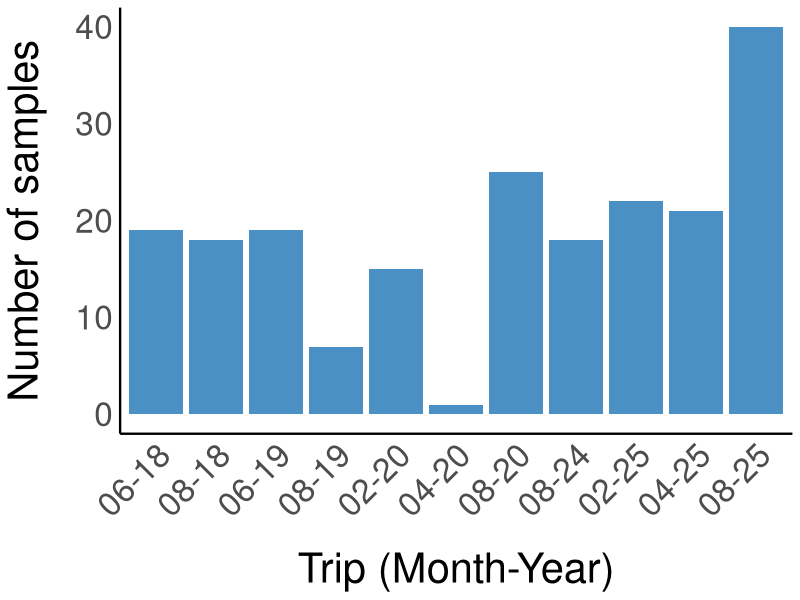

This chart was generated by the following R code: (Note: this script raises an error after producing the figure.)
## ---- chunk 1
#| include: false
library(patchwork)
library(broom)
library(tidyverse)
library(GGally)
library(maps)
library(rnaturalearth)
library(sf)


my_theme <- theme_minimal() +
  theme(
    axis.title.x = element_text(size = 30, margin = margin(t = 20)),
    axis.title.y = element_text(size = 30, margin = margin(r = 20)),
    axis.text.x = element_text(size = 24),
    axis.text.y = element_text(size = 24),
    panel.grid.major = element_blank(),
    panel.grid.minor = element_blank(),
    panel.background = element_blank(),
    plot.background = element_blank(),
    legend.title = element_text(size = 30, face = "bold"),
    legend.text = element_text(size = 24),
    strip.text = element_text(size = 30, face = "bold"),
    axis.line = element_line(colour = "black", linewidth = 0.8)) 

cbf <- c("orange", "#56B4E9", "#009E73", "#F0E442","pink")

## ---- chunk 2
#| echo: true
lab_outputs<-read.csv("Lab_outputs.csv",header=TRUE)
head(lab_outputs)
lab_outputs <- lab_outputs[, 1:(ncol(lab_outputs) - 4)]

metadata<-read.csv("Metadata.csv",header=TRUE)
metadata <- metadata %>%
  mutate(Turtle_ID = row_number())

lab_outputs <- lab_outputs %>%
  mutate(Sample_ID = case_when(
    Sample_type == "Blood" ~ sub("^RBC([0-9]+)[a-zA-Z]$", "\\1", Sample_name), 
    Sample_type == "Skin"  ~ Sample_name,                       
    TRUE ~ Sample_name
  ))
head(lab_outputs)

blood_labs <- lab_outputs %>%
  filter(Sample_type == "Blood") %>%
  mutate(Sample_ID = as.integer(Sample_ID)) %>%
  left_join(metadata %>% select(Blood_RB, Sex, Life_stage, Date, Mass, Adipose_perc,Turtle_ID, Latitude, Longitude),
            by = c("Sample_ID" = "Blood_RB")) %>%
  mutate(Sample_ID = as.character(Sample_ID))

skin_labs <- lab_outputs %>%
  filter(Sample_type == "Skin") %>%
  left_join(metadata %>% select(Biopsy_no, Genetics_no, Sex, Life_stage, Date, Mass,Adipose_perc,Turtle_ID, Latitude, Longitude) %>%
              pivot_longer(c(Biopsy_no, Genetics_no), values_to = "Sample_ID") %>%
              select(-name),
            by = "Sample_ID")

SIA_full <- bind_rows(blood_labs, skin_labs) %>%
  select(-Sample_ID)

SIA_full <- SIA_full %>%
  mutate(
    Month = month(Date),
    Season = if_else(Month %in% 11:12 | Month %in% 1:4, "Wet", "Dry")
  )
SIA_full$Date <- as.Date(SIA_full$Date, format = "%d/%m/%Y")
SIA_full$Year <- year(SIA_full$Date)
SIA_full$Year <- as.factor(SIA_full$Year)
SIA_full <- SIA_full %>%
  mutate(Mass = as.numeric(Mass))

head(SIA_full)
## ---- chunk 3
SIA_full %>%
  group_by(Sample_type, Sex, Season) %>%
  summarise(
    mean_C = round(mean(C, na.rm = TRUE), 2),
    sd_C   = round(sd(C, na.rm = TRUE), 2),
    mean_N = round(mean(N, na.rm = TRUE), 2),
    sd_N   = round(sd(N, na.rm = TRUE), 2),
    n      = n(),
    .groups = "drop"
  )
## ---- chunk 4

SIA_full <- SIA_full %>%
  mutate(Month_Year = format(Date, "%m-%y")) %>%
  mutate(Month_Year = factor(Month_Year, levels = unique(Month_Year[order(Date)])))
SIA_full %>%
  ggplot(aes(x = Month_Year)) +
  geom_bar(fill = "#4A90C4") +
  labs(
    x = "Trip (Month-Year)",
    y = "Number of samples"
  ) +
  my_theme +
  theme(axis.text.x = element_text(angle = 45, hjust = 1))
## ---- chunk 5
SIA_full$Longitude <- as.numeric(as.character(SIA_full$Longitude))
SIA_full$Location <- ifelse(SIA_full$Longitude < 122.07, "EP", "RB")

world <- ne_countries(scale = "medium", returnclass = "sf")

geo.box <- c(xmin= 110, xmax= 140, ymin= -23, ymax= -8)
sf::sf_use_s2(FALSE)
aus_map <- sf::read_sf("~/Documents/Murdoch/Data/Chapter 1/Additional_tracks/Final/gshhg-shp-2.3.7/GSHHS_shp/f/GSHHS_f_L1.shp") %>% st_crop(geo.box)

ggplot() +
  geom_sf(data = aus_map, fill = "grey90", color = "grey40") +
  geom_point(data = SIA_full, aes(x = Longitude, y = Latitude, color = Location),
             size = 2) +
  coord_sf(xlim = c(121.9, 122.4),
           ylim = c(-18.3, -17.8)) +
  theme_minimal() +
  labs(x = "Longitude", y = "Latitude", color = "Location")

SIA_full$Location<-as.factor(SIA_full$Location)

## ---- chunk 6
#| echo: true

SIA_biopsy<-SIA_full[SIA_full$Sample_type=="Skin",]
## ---- chunk 7
SIA_biopsy %>%
  select(C, N, Mass, Season) %>%
  ggpairs()
## ---- chunk 8
SIA_biopsy %>%
  group_by(Year, Sex) %>%
  summarise(mean_C = mean(C, na.rm = TRUE),
            se_C = sd(C, na.rm = TRUE) / sqrt(n()),
            n = n(),
            .groups = "drop") %>%
  ggplot(aes(x = Year, y = mean_C, colour = Sex, group = Sex)) +
  geom_point(size = 5) +
  geom_errorbar(aes(ymin = mean_C - se_C, ymax = mean_C + se_C), width = 0.3, alpha = 0.6)+
  scale_colour_manual(values = c("#4A90C4", "darkgreen")) +
  labs(
    x = "Year",
    y = "Mean dC",
    colour = "Sex"
  ) +
  my_theme + 
  theme(axis.text.x = element_text(angle = 45, hjust = 1))

SIA_biopsy %>%
  group_by(Year, Sex) %>%
  summarise(mean_N = mean(N, na.rm = TRUE),
            se_N = sd(N, na.rm = TRUE) / sqrt(n()),
            n = n(),
            .groups = "drop") %>%
  ggplot(aes(x = Year, y = mean_N, colour = Sex, group = Sex)) +
  geom_point(size = 5) +
  geom_errorbar(aes(ymin = mean_N - se_N, ymax = mean_N + se_N), width = 0.3, alpha = 0.6)+
  scale_colour_manual(values = c("#4A90C4", "darkgreen")) +  
  labs(
    x = "Year",
    y = "Mean dN",
    colour = "Sex"
  ) +
  my_theme + 
  theme(axis.text.x = element_text(angle = 45, hjust = 1))

## ---- chunk 9
#| echo: true
SIA_biopsy %>%
  ggplot(aes(x = C, y = N, colour = Season, shape = Sex)) +
  geom_point(size = 3, alpha = 0.7) +
  facet_wrap(~Year)

first.plot <- ggplot(data = SIA_biopsy, 
                   mapping = aes(x = C, 
                                 y = N)) + 
  geom_point(aes(color = Year, shape = Year), size = 5) +
  ylab(expression(paste(delta^{15}, "N (\u2030)"))) +
  xlab(expression(paste(delta^{13}, "C (\u2030)"))) + 
  theme(text = element_text(size=20))

classic.first.plot <- first.plot + theme_classic() + 
  theme(text = element_text(size=35)) + 
  coord_equal() + 
  theme(axis.ticks.length = unit(-0.2, "cm")) +
  scale_colour_viridis_d(end = 0.9)
print(classic.first.plot)

fbmeans <- SIA_biopsy %>% 
  group_by(Year) %>% 
  summarise(count = n(),
            mC = mean(C), 
            sdC = sd(C), 
            mN = mean(N), 
            sdN = sd(N) )
print(fbmeans)

second.plot <- first.plot + 
  geom_errorbar(data = fbmeans, 
                mapping = aes(x = mC, y = mN,
                              ymin = mN - 1.96*sdN, 
                              ymax = mN + 1.96*sdN), 
                width = 0)+
  geom_errorbarh(data = fbmeans, 
                 mapping = aes(x = mC, y = mN,
                               xmin = mC - 1.96*sdC,
                               xmax = mC + 1.96*sdC),
                 height = 0) + 
  geom_point(data = fbmeans, aes(x = mC, 
                                 y = mN,
                                 fill = Year), 
             color = "black", shape = 22, size = 5,
             alpha = 0.7, show.legend = FALSE) + 
  coord_equal()
print(second.plot)

p.ell <- 0.95

ellipse.plot3 <- first.plot + 
  stat_ellipse(aes(group =Year, 
                   fill = Year, 
                   color = Year), 
               alpha = 0.25, 
               level = p.ell,
               type = "t",
               geom = "polygon")
print(ellipse.plot3)
## ---- chunk 10
#| echo: true
first.plot <- ggplot(data = SIA_biopsy, 
                   mapping = aes(x = C, 
                                 y = N)) + 
  geom_point(aes(color = Sex, shape = Sex), size = 5) +
  ylab(expression(paste(delta^{15}, "N (\u2030)"))) +
  xlab(expression(paste(delta^{13}, "C (\u2030)"))) + 
  theme(text = element_text(size=20))

classic.first.plot <- first.plot + theme_classic() + 
  theme(text = element_text(size=35)) + 
  coord_equal() + 
  theme(axis.ticks.length = unit(-0.2, "cm")) +
  scale_colour_viridis_d(end = 0.9)
print(classic.first.plot)

fbmeans <- SIA_biopsy %>% 
  group_by(Sex) %>% 
  summarise(count = n(),
            mC = mean(C), 
            sdC = sd(C), 
            mN = mean(N), 
            sdN = sd(N) )
print(fbmeans)

second.plot <- first.plot + 
  geom_errorbar(data = fbmeans, 
                mapping = aes(x = mC, y = mN,
                              ymin = mN - 1.96*sdN, 
                              ymax = mN + 1.96*sdN), 
                width = 0)+
  geom_errorbarh(data = fbmeans, 
                 mapping = aes(x = mC, y = mN,
                               xmin = mC - 1.96*sdC,
                               xmax = mC + 1.96*sdC),
                 height = 0) + 
  geom_point(data = fbmeans, aes(x = mC, 
                                 y = mN,
                                 fill = Sex), 
             color = "black", shape = 22, size = 5,
             alpha = 0.7, show.legend = FALSE) + 
  coord_equal()
print(second.plot)

p.ell <- 0.95

ellipse.plot3 <- first.plot + 
  stat_ellipse(aes(group =Sex, 
                   fill = Sex, 
                   color = Sex), 
               alpha = 0.25, 
               level = p.ell,
               type = "t",
               geom = "polygon")
print(ellipse.plot3)
## ---- chunk 11
#| echo: true
first.plot <- ggplot(data = SIA_biopsy, 
                   mapping = aes(x = C, 
                                 y = N)) + 
  geom_point(aes(color = Year), size = 5) +
  facet_wrap(~Sex)+
  ylab(expression(paste(delta^{15}, "N (\u2030)"))) +
  xlab(expression(paste(delta^{13}, "C (\u2030)"))) + 
  theme(text = element_text(size=20))

classic.first.plot <- first.plot + theme_classic() + 
  theme(text = element_text(size=35)) + 
  coord_equal() + 
  theme(axis.ticks.length = unit(-0.2, "cm")) +
  scale_colour_viridis_d(end = 0.9)
print(classic.first.plot)

fbmeans <- SIA_biopsy %>% 
  group_by(Year, Sex) %>% 
  summarise(count = n(),
            mC = mean(C), 
            sdC = sd(C), 
            mN = mean(N), 
            sdN = sd(N) )
print(fbmeans)

second.plot <- first.plot + 
  geom_errorbar(data = fbmeans, 
                mapping = aes(x = mC, y = mN,
                              ymin = mN - 1.96*sdN, 
                              ymax = mN + 1.96*sdN), 
                width = 0)+
  geom_errorbarh(data = fbmeans, 
                 mapping = aes(x = mC, y = mN,
                               xmin = mC - 1.96*sdC,
                               xmax = mC + 1.96*sdC),
                 height = 0) + 
  geom_point(data = fbmeans, aes(x = mC, 
                                 y = mN,
                                 fill = Year), 
             color = "black", shape = 22, size = 5,
             alpha = 0.7, show.legend = FALSE) + 
  coord_equal()
print(second.plot)

p.ell <- 0.95

ellipse.plot3 <- first.plot + 
  stat_ellipse(aes(group =Year, 
                   fill = Year, 
                   color = Year), 
               alpha = 0.25, 
               level = p.ell,
               type = "t",
               geom = "polygon")
print(ellipse.plot3)
## ---- chunk 12
#| echo: true
first.plot <- ggplot(data = SIA_biopsy, 
                   mapping = aes(x = C, 
                                 y = N)) + 
  geom_point(aes(color = Year, shape = Season), size = 5) +
  facet_wrap(~Sex)+
  ylab(expression(paste(delta^{15}, "N (\u2030)"))) +
  xlab(expression(paste(delta^{13}, "C (\u2030)"))) + 
  theme(text = element_text(size=20))

classic.first.plot <- first.plot + theme_classic() + 
  theme(text = element_text(size=35)) + 
  coord_equal() + 
  theme(axis.ticks.length = unit(-0.2, "cm")) +
  scale_colour_viridis_d(end = 0.9)
print(classic.first.plot)

fbmeans <- SIA_biopsy %>% 
  group_by(Year, Sex, Season) %>% 
  summarise(count = n(),
            mC = mean(C), 
            sdC = sd(C), 
            mN = mean(N), 
            sdN = sd(N) )
print(fbmeans)

second.plot <- first.plot + 
  geom_errorbar(data = fbmeans, 
                mapping = aes(x = mC, y = mN,
                              ymin = mN - 1.96*sdN, 
                              ymax = mN + 1.96*sdN), 
                width = 0)+
  geom_errorbarh(data = fbmeans, 
                 mapping = aes(x = mC, y = mN,
                               xmin = mC - 1.96*sdC,
                               xmax = mC + 1.96*sdC),
                 height = 0) + 
  geom_point(data = fbmeans, aes(x = mC, 
                                 y = mN,
                                 fill = Year, shape = Season), 
             color = "black", shape = 22, size = 5,
             alpha = 0.7, show.legend = FALSE) + 
  coord_equal()
print(second.plot)

p.ell <- 0.95

ellipse.plot3 <- first.plot + 
  stat_ellipse(aes(group =interaction(Year, Season), 
                   fill = Year, 
                   color = Year,
                   linetype = Season), 
               alpha = 0.25, 
               level = p.ell,
               type = "t",
               geom = "polygon")
print(ellipse.plot3)
## ---- chunk 13
#| echo: true
SIA_biopsy %>% count(Year, Sex, Season)

mC <- lm(C ~ Year + Sex + Season, data = SIA_biopsy)
summary(mC)

shapiro.test(resid(mC))

par(mfrow = c(2,2))
plot(mC)

mN <- lm(N ~ Year + Sex + Season, data = SIA_biopsy)
summary(mN)

shapiro.test(resid(mN))

plot(mN)

mC <- lm(C ~ Year + Sex, data = SIA_biopsy)
summary(mC)

shapiro.test(resid(mC))

par(mfrow = c(2,2))
plot(mC)

mN <- lm(N ~ Year + Sex, data = SIA_biopsy)
summary(mN)

shapiro.test(resid(mN))

plot(mN)
## ---- chunk 14
#| echo: true

SIA_biopsy %>%
  ggplot(aes(x = C, y = Mass)) +
  geom_point(size = 5)

SIA_biopsy %>%
  ggplot(aes(x = N, y = Mass)) +
  geom_point(size = 5)
## ---- chunk 15
#| echo: true

SIA_blood<-SIA_full[SIA_full$Sample_type=="Blood",]
## ---- chunk 16
SIA_blood %>%
  select(C, N, Mass, Season) %>%
  ggpairs()
## ---- chunk 17

SIA_blood %>%
  group_by(Month_Year, Sex) %>%
  summarise(mean_C = mean(C, na.rm = TRUE),
            se_C = sd(C, na.rm = TRUE) / sqrt(n()),
            n = n(),
            .groups = "drop") %>%
  ggplot(aes(x = Month_Year, y = mean_C, colour = Sex, group = Sex)) +
  geom_point(size = 5) +
  geom_errorbar(aes(ymin = mean_C - se_C, ymax = mean_C + se_C), width = 0.3, alpha = 0.6)+
  scale_colour_manual(values = c("#4A90C4", "darkgreen")) +
  labs(
    x = "Month-Year",
    y = "Mean dC",
    colour = "Sex"
  ) +
  my_theme + 
  theme(axis.text.x = element_text(angle = 45, hjust = 1))

SIA_blood %>%
  group_by(Month_Year, Sex) %>%
  summarise(mean_N = mean(N, na.rm = TRUE),
            se_N = sd(N, na.rm = TRUE) / sqrt(n()),
            n = n(),
            .groups = "drop") %>%
  ggplot(aes(x = Month_Year, y = mean_N, colour = Sex, group = Sex)) +
  geom_point(size = 5) +
  geom_errorbar(aes(ymin = mean_N - se_N, ymax = mean_N + se_N), width = 0.3, alpha = 0.6)+
  scale_colour_manual(values = c("#4A90C4", "darkgreen")) +  
  labs(
    x = "Month-Year",
    y = "Mean dN",
    colour = "Sex"
  ) +
  my_theme + 
  theme(axis.text.x = element_text(angle = 45, hjust = 1))

## ---- chunk 18
#| echo: true
SIA_blood %>%
  ggplot(aes(x = C, y = N, colour = Season, shape = Season)) +
  geom_point(size = 3, alpha = 0.7) +
  facet_wrap(~Season)

first.plot <- ggplot(data = SIA_blood, 
                   mapping = aes(x = C, 
                                 y = N)) + 
  geom_point(aes(color = Season, shape = Season), size = 5) +
  ylab(expression(paste(delta^{15}, "N (\u2030)"))) +
  xlab(expression(paste(delta^{13}, "C (\u2030)"))) + 
  theme(text = element_text(size=20))

classic.first.plot <- first.plot + theme_classic() + 
  theme(text = element_text(size=35)) + 
  coord_equal() + 
  theme(axis.ticks.length = unit(-0.2, "cm")) +
  scale_colour_viridis_d(end = 0.9)
print(classic.first.plot)

fbmeans <- SIA_blood %>% 
  group_by(Season) %>% 
  summarise(count = n(),
            mC = mean(C), 
            sdC = sd(C), 
            mN = mean(N), 
            sdN = sd(N) )
print(fbmeans)

second.plot <- first.plot + 
  geom_errorbar(data = fbmeans, 
                mapping = aes(x = mC, y = mN,
                              ymin = mN - 1.96*sdN, 
                              ymax = mN + 1.96*sdN), 
                width = 0)+
  geom_errorbarh(data = fbmeans, 
                 mapping = aes(x = mC, y = mN,
                               xmin = mC - 1.96*sdC,
                               xmax = mC + 1.96*sdC),
                 height = 0) + 
  geom_point(data = fbmeans, aes(x = mC, 
                                 y = mN,
                                 fill = Season), 
             color = "black", shape = 22, size = 5,
             alpha = 0.7, show.legend = FALSE) + 
  coord_equal()
print(second.plot)

p.ell <- 0.95

ellipse.plot3 <- first.plot + 
  stat_ellipse(aes(group =Season, 
                   fill = Season, 
                   color = Season), 
               alpha = 0.25, 
               level = p.ell,
               type = "t",
               geom = "polygon")
print(ellipse.plot3)
## ---- chunk 19
#| echo: true
first.plot <- ggplot(data = SIA_blood, 
                   mapping = aes(x = C, 
                                 y = N)) + 
  geom_point(aes(color = Sex, shape = Sex), size = 5) +
  ylab(expression(paste(delta^{15}, "N (\u2030)"))) +
  xlab(expression(paste(delta^{13}, "C (\u2030)"))) + 
  theme(text = element_text(size=20))

classic.first.plot <- first.plot + theme_classic() + 
  theme(text = element_text(size=35)) + 
  coord_equal() + 
  theme(axis.ticks.length = unit(-0.2, "cm")) +
  scale_colour_viridis_d(end = 0.9)
print(classic.first.plot)

fbmeans <- SIA_blood %>% 
  group_by(Sex) %>% 
  summarise(count = n(),
            mC = mean(C), 
            sdC = sd(C), 
            mN = mean(N), 
            sdN = sd(N) )
print(fbmeans)

second.plot <- first.plot + 
  geom_errorbar(data = fbmeans, 
                mapping = aes(x = mC, y = mN,
                              ymin = mN - 1.96*sdN, 
                              ymax = mN + 1.96*sdN), 
                width = 0)+
  geom_errorbarh(data = fbmeans, 
                 mapping = aes(x = mC, y = mN,
                               xmin = mC - 1.96*sdC,
                               xmax = mC + 1.96*sdC),
                 height = 0) + 
  geom_point(data = fbmeans, aes(x = mC, 
                                 y = mN,
                                 fill = Sex), 
             color = "black", shape = 22, size = 5,
             alpha = 0.7, show.legend = FALSE) + 
  coord_equal()
print(second.plot)

p.ell <- 0.95

ellipse.plot3 <- first.plot + 
  stat_ellipse(aes(group =Sex, 
                   fill = Sex, 
                   color = Sex), 
               alpha = 0.25, 
               level = p.ell,
               type = "t",
               geom = "polygon")
print(ellipse.plot3)
## ---- chunk 20
#| echo: true
first.plot <- ggplot(data = SIA_blood, 
                   mapping = aes(x = C, 
                                 y = N)) + 
  geom_point(aes(color = Season), size = 5) +
  facet_wrap(~Sex)+
  ylab(expression(paste(delta^{15}, "N (\u2030)"))) +
  xlab(expression(paste(delta^{13}, "C (\u2030)"))) + 
  theme(text = element_text(size=20))

classic.first.plot <- first.plot + theme_classic() + 
  theme(text = element_text(size=35)) + 
  coord_equal() + 
  theme(axis.ticks.length = unit(-0.2, "cm")) +
  scale_colour_viridis_d(end = 0.9)
print(classic.first.plot)

fbmeans <- SIA_biopsy %>% 
  group_by(Year, Sex) %>% 
  summarise(count = n(),
            mC = mean(C), 
            sdC = sd(C), 
            mN = mean(N), 
            sdN = sd(N) )
print(fbmeans)

second.plot <- first.plot + 
  geom_errorbar(data = fbmeans, 
                mapping = aes(x = mC, y = mN,
                              ymin = mN - 1.96*sdN, 
                              ymax = mN + 1.96*sdN), 
                width = 0)+
  geom_errorbarh(data = fbmeans, 
                 mapping = aes(x = mC, y = mN,
                               xmin = mC - 1.96*sdC,
                               xmax = mC + 1.96*sdC),
                 height = 0) + 
  geom_point(data = fbmeans, aes(x = mC, 
                                 y = mN,
                                 fill = Year), 
             color = "black", shape = 22, size = 5,
             alpha = 0.7, show.legend = FALSE) + 
  coord_equal()
print(second.plot)

p.ell <- 0.95

ellipse.plot3 <- first.plot + 
  stat_ellipse(aes(group =Year, 
                   fill = Year, 
                   color = Year), 
               alpha = 0.25, 
               level = p.ell,
               type = "t",
               geom = "polygon")
print(ellipse.plot3)
## ---- chunk 21
#| echo: true
first.plot <- ggplot(data = SIA_blood, 
                   mapping = aes(x = C, 
                                 y = N)) + 
  geom_point(aes(color = Month_Year), size = 5) +
  facet_wrap(~Sex)+
  ylab(expression(paste(delta^{15}, "N (\u2030)"))) +
  xlab(expression(paste(delta^{13}, "C (\u2030)"))) + 
  theme(text = element_text(size=20))

classic.first.plot <- first.plot + theme_classic() + 
  theme(text = element_text(size=35)) + 
  coord_equal() + 
  theme(axis.ticks.length = unit(-0.2, "cm")) +
  scale_colour_viridis_d(end = 0.9)
print(classic.first.plot)

fbmeans <- SIA_blood %>% 
  group_by(Month_Year, Sex) %>% 
  summarise(count = n(),
            mC = mean(C), 
            sdC = sd(C), 
            mN = mean(N), 
            sdN = sd(N) )
print(fbmeans)

second.plot <- first.plot + 
  geom_errorbar(data = fbmeans, 
                mapping = aes(x = mC, y = mN,
                              ymin = mN - 1.96*sdN, 
                              ymax = mN + 1.96*sdN), 
                width = 0)+
  geom_errorbarh(data = fbmeans, 
                 mapping = aes(x = mC, y = mN,
                               xmin = mC - 1.96*sdC,
                               xmax = mC + 1.96*sdC),
                 height = 0) + 
  geom_point(data = fbmeans, aes(x = mC, 
                                 y = mN,
                                 fill = Month_Year), 
             color = "black", shape = 22, size = 5,
             alpha = 0.7, show.legend = FALSE) + 
  coord_equal()
print(second.plot)

p.ell <- 0.95

ellipse.plot3 <- first.plot + 
  stat_ellipse(aes(group = Month_Year, 
                   fill = Month_Year, 
                   color = Month_Year,
                   linetype = Month_Year), 
               alpha = 0.25, 
               level = p.ell,
               type = "t",
               geom = "polygon")
print(ellipse.plot3)
## ---- chunk 22
#| echo: true
SIA_blood %>% count(Year, Sex, Season)

mC <- lm(C ~ Year + Sex + Season, data = SIA_blood)
summary(mC)

shapiro.test(resid(mC))

par(mfrow = c(2,2))
plot(mC)

mN <- lm(N ~ Year + Sex + Season, data = SIA_blood)
summary(mN)

shapiro.test(resid(mN))

plot(mN)

## ---- chunk 23
#| echo: true

SIA_blood %>%
  ggplot(aes(x = C, y = Mass)) +
  geom_point(size = 5)

SIA_blood %>%
  ggplot(aes(x = N, y = Mass)) +
  geom_point(size = 5)

summary(lm(C ~ Mass + Season, data = SIA_blood))
summary(lm(N ~ Mass +  Season, data = SIA_blood))

#Significant effect of mass for nitrogen, both significant when you take out sex

SIA_blood %>%
  ggplot(aes(x = C, y = Adipose_perc)) +
  geom_point(size = 5)

SIA_blood %>%
  ggplot(aes(x = N, y = Adipose_perc)) +
  geom_point(size = 5)

summary(lm(C ~ Adipose_perc + Sex, data = SIA_blood))
summary(lm(N ~ Adipose_perc +  Sex, data = SIA_blood))
## ---- chunk 24
paired_ids <- SIA_full %>%
  group_by(Turtle_ID) %>%
  summarise(has_skin = any(Sample_type == "Skin"),
            has_blood = any(Sample_type == "Blood")) %>%
  filter(has_skin & has_blood) %>%
  pull(Turtle_ID)

SIA_both <- SIA_full %>%
  filter(Turtle_ID %in% paired_ids)

n_distinct(SIA_both$Turtle_ID)

head(SIA_both)

#TDFS

discrim <- tribble(
  ~Sample_type, ~Isotope, ~TDF, ~TDF_sd,
  "Blood", "C", 0.46, 0.35,
  "Blood", "N", 1.49, 0.76,
  "Skin",  "C", 2.26, 0.61,
  "Skin",  "N", 1.85, 0.50
)

SIA_both_corrected <- SIA_both %>%
  left_join(discrim %>% filter(Isotope == "C") %>% select(Sample_type, TDF_C = TDF), by = "Sample_type") %>%
  left_join(discrim %>% filter(Isotope == "N") %>% select(Sample_type, TDF_N = TDF), by = "Sample_type") %>%
  mutate(C_diet = C - TDF_C,
         N_diet = N - TDF_N)

SIA_both_long <- SIA_both_corrected %>%
  select(Turtle_ID, Sample_type, C, N) %>%
  pivot_longer(cols = c(C, N), names_to = "Isotope", values_to = "Value") %>%
  mutate(Sample_type = factor(Sample_type, levels = c("Blood", "Skin")))

ggplot(SIA_both_long, aes(x = Sample_type, y = Value, group = Turtle_ID)) +
  geom_line(alpha = 0.3, colour = "grey40") +
  geom_point(aes(colour = Sample_type), size = 4, alpha = 0.8) +
  facet_wrap(~Isotope, scales = "free_y", 
             labeller = as_labeller(c(C = "δ13C (‰)", N = "δ15N (‰)"))) +
  scale_colour_manual(values = c("#4A90C4", "darkgreen")) +
  labs(x = "Tissue", y = NULL, colour = "Tissue") +
  my_theme


#48 individuals with both biopsy and bloods

first.plot <- ggplot(data = SIA_both_corrected, 
                   mapping = aes(x = C_diet, y = N_diet)) + 
  geom_point(aes(color = Sample_type), size = 5) +
  ylab(expression(paste(delta^{15}, "N (\u2030)"))) +
  xlab(expression(paste(delta^{13}, "C (\u2030)"))) + 
  theme(text = element_text(size = 20))

classic.first.plot <- first.plot + theme_classic() + 
  theme(text = element_text(size = 35)) + 
  coord_equal() + 
  theme(axis.ticks.length = unit(-0.2, "cm")) +
  scale_colour_manual(values = c("#4A90C4", "darkgreen"))
print(classic.first.plot)

fbmeans <- SIA_both_corrected %>% 
  group_by(Sample_type) %>% 
  summarise(count = n(),
            mC = mean(C_diet), sdC = sd(C_diet), 
            mN = mean(N_diet), sdN = sd(N_diet))
print(fbmeans)

second.plot <- first.plot + 
  geom_errorbar(data = fbmeans, 
                mapping = aes(x = mC, y = mN,
                              ymin = mN - 1.96*sdN, 
                              ymax = mN + 1.96*sdN), 
                width = 0) +
  geom_errorbarh(data = fbmeans, 
                 mapping = aes(x = mC, y = mN,
                               xmin = mC - 1.96*sdC,
                               xmax = mC + 1.96*sdC),
                 height = 0) + 
  geom_point(data = fbmeans, aes(x = mC, y = mN, fill = Sample_type), 
             color = "black", shape = 22, size = 6,
             alpha = 0.9, show.legend = FALSE) + 
  coord_equal()
print(second.plot)

ellipse.plot3 <- first.plot + 
  stat_ellipse(aes(group = Sample_type, 
                   fill = Sample_type, 
                   color = Sample_type), 
               alpha = 0.25, 
               level = p.ell,
               type = "t",
               geom = "polygon") +
  coord_equal()
print(ellipse.plot3)
## ---- chunk 25
individual_shift <- SIA_both_corrected %>%
  select(Turtle_ID, Sample_type, C_diet, N_diet) %>%
  pivot_wider(names_from = Sample_type, values_from = c(C_diet, N_diet)) %>%
  mutate(
    C_shift = C_diet_Skin - C_diet_Blood,   # positive = long-term diet more 13C-enriched than recent
    N_shift = N_diet_Skin - N_diet_Blood    # positive = long-term diet higher trophic level than recent
  )

individual_shift %>%
  ggplot(aes(x = C_shift)) +
  geom_histogram(bins = 15, fill = "#4A90C4", colour = "white") +
  geom_vline(xintercept = 0, linetype = "dashed", colour = "grey30") +
  labs(x = "Skin − Blood δ13C shift (diet-corrected, ‰)", y = "Number of individuals") +
  my_theme

shift_model <- lm(C_shift ~ Sex + Year, data = individual_shift %>% left_join(SIA_both_corrected %>% distinct(Turtle_ID, Sex, Year), by = "Turtle_ID"))
summary(shift_model)
## ---- chunk 26

#requires DBCA data from export

## ---- chunk 27

first.plot <- ggplot(data = SIA_blood, 
                   mapping = aes(x = C, 
                                 y = N)) + 
  geom_point(aes(color = Location), size = 5) +
  facet_wrap(~Sex)+
  ylab(expression(paste(delta^{15}, "N (\u2030)"))) +
  xlab(expression(paste(delta^{13}, "C (\u2030)"))) + 
  theme(text = element_text(size=20))

classic.first.plot <- first.plot + theme_classic() + 
  theme(text = element_text(size=35)) + 
  coord_equal() + 
  theme(axis.ticks.length = unit(-0.2, "cm")) +
  scale_colour_viridis_d(end = 0.9)
print(classic.first.plot)

fbmeans <- SIA_blood %>% 
  group_by(Location, Sex) %>% 
  summarise(count = n(),
            mC = mean(C), 
            sdC = sd(C), 
            mN = mean(N), 
            sdN = sd(N) )
print(fbmeans)

second.plot <- first.plot + 
  geom_errorbar(data = fbmeans, 
                mapping = aes(x = mC, y = mN,
                              ymin = mN - 1.96*sdN, 
                              ymax = mN + 1.96*sdN), 
                width = 0)+
  geom_errorbarh(data = fbmeans, 
                 mapping = aes(x = mC, y = mN,
                               xmin = mC - 1.96*sdC,
                               xmax = mC + 1.96*sdC),
                 height = 0) + 
  geom_point(data = fbmeans, aes(x = mC, 
                                 y = mN,
                                 fill = Location), 
             color = "black", shape = 22, size = 5,
             alpha = 0.7, show.legend = FALSE) + 
  coord_equal()
print(second.plot)

p.ell <- 0.95

ellipse.plot3 <- first.plot + 
  stat_ellipse(aes(group =Location, 
                   fill = Location, 
                   color = Location), 
               alpha = 0.25, 
               level = p.ell,
               type = "t",
               geom = "polygon")
print(ellipse.plot3)

summary(lm(C ~ Location + Sex + Season, data = SIA_blood))

first.plot <- ggplot(data = SIA_biopsy, 
                   mapping = aes(x = C, 
                                 y = N)) + 
  geom_point(aes(color = Location), size = 5) +
  facet_wrap(~Sex)+
  ylab(expression(paste(delta^{15}, "N (\u2030)"))) +
  xlab(expression(paste(delta^{13}, "C (\u2030)"))) + 
  theme(text = element_text(size=20))

classic.first.plot <- first.plot + theme_classic() + 
  theme(text = element_text(size=35)) + 
  coord_equal() + 
  theme(axis.ticks.length = unit(-0.2, "cm")) +
  scale_colour_viridis_d(end = 0.9)
print(classic.first.plot)

fbmeans <- SIA_biopsy %>% 
  group_by(Location, Sex) %>% 
  summarise(count = n(),
            mC = mean(C), 
            sdC = sd(C), 
            mN = mean(N), 
            sdN = sd(N) )
print(fbmeans)

second.plot <- first.plot + 
  geom_errorbar(data = fbmeans, 
                mapping = aes(x = mC, y = mN,
                              ymin = mN - 1.96*sdN, 
                              ymax = mN + 1.96*sdN), 
                width = 0)+
  geom_errorbarh(data = fbmeans, 
                 mapping = aes(x = mC, y = mN,
                               xmin = mC - 1.96*sdC,
                               xmax = mC + 1.96*sdC),
                 height = 0) + 
  geom_point(data = fbmeans, aes(x = mC, 
                                 y = mN,
                                 fill = Location), 
             color = "black", shape = 22, size = 5,
             alpha = 0.7, show.legend = FALSE) + 
  coord_equal()
print(second.plot)

p.ell <- 0.95

ellipse.plot3 <- first.plot + 
  stat_ellipse(aes(group =Location, 
                   fill = Location, 
                   color = Location), 
               alpha = 0.25, 
               level = p.ell,
               type = "t",
               geom = "polygon")
print(ellipse.plot3)

summary(lm(C ~ Location, data = SIA_biopsy))
summary(lm(C ~ Location + Season + Sex, data = SIA_biopsy))
